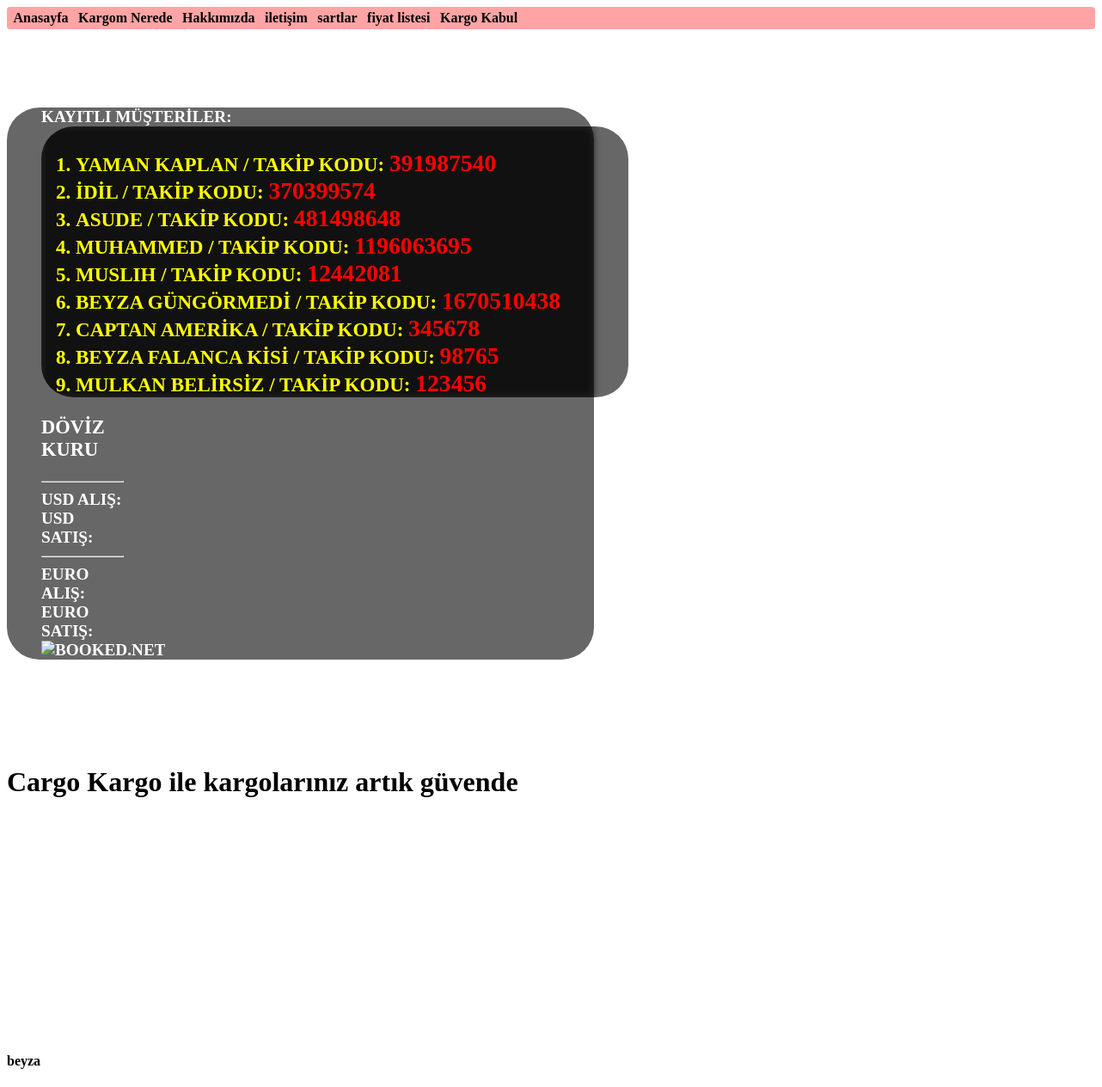
The page / on the database its author committed.
### tables this page shows
CREATE TABLE `musteri` (
  `id` int(11) NOT NULL,
  `adsoyad` varchar(150) NOT NULL,
  `telno` char(11) NOT NULL,
  `adres` text NOT NULL,
  `takipkodu` varchar(20) NOT NULL,
  `durum` int(11) NOT NULL,
  `tarih` datetime NOT NULL DEFAULT CURRENT_TIMESTAMP
);

### anasayfa.php (the view, shortened to what this page needs)
<?php
require 'db.php';
?>
<div>
	<?php
	$sorgu = $db ->prepare("SELECT adsoyad, takipkodu FROM musteri ORDER BY id DESC");
	$sorgu->execute(array());
	$yazdir =$sorgu ->fetchAll(PDO::FETCH_ASSOC);
	if ($yazdir) {
echo "<ul>Kayıtlı Müşteriler:<ul><br>";
 foreach ($yazdir as $key) {
 	extract($key);
echo "<li> $adsoyad / Takip kodu: <font color='white'>$takipkodu</font></li>";
 }
 echo "</ul>";
}  else {
 	echo "müşteri yok.";
 }
	?>
					<div id="dvz" style="width:15%">
                <h3>Döviz Kuru</h3>
                <hr>
                <b>USD Alış: </b> <?php echo $usdAlis; ?> <br>
                <b>USD Satış: </b> <?php echo $usdSatis; ?>
                <hr>
                <b>EURO Alış: </b> <?php echo $eurAlis; ?> <br>
                <b>EURO Satış: </b> <?php echo $eurAlis; ?>
                </div>
                <div id="dvz1">
                    <img src="https://w.bookcdn.com/weather/picture/3_37312_1_21_137AE9_160_ffffff_333333_08488D_1_ffffff_333333_0_6.png?scode=&domid=765&anc_id=78855"
                    alt="booked.net"/>
                </div>
	        	</div>

### index.php (shortened to what this page needs)
<?php
 require 'db.php';
 ?>
<?php
switch ($_GET['getir']) {
	case 'anasayfa':
	require_once 'html/header.php';
	require_once 'anasayfa.php';
	require_once 'html/footer.php';
	break;
}
?>

### html/header.php (shortened to what this page needs)
<!DOCTYPE html>
<html lang="tr">
<head>
	<link rel="stylesheet" href="html/header.css">
</head>
<body>
<div class="navbar">
<a href="index.php?getir=anasayfa">Anasayfa</a>
<a href="index.php?getir=kargo-takip">Kargom Nerede</a>
<a href="index.php?getir=hakkımızda">Hakkımızda</a>
<a href="index.php?getir=iletişim">iletişim</a>
<a href="index.php?getir=sartlar">sartlar</a>
<a href="index.php?getir=fiyatlistesi">fiyat listesi</a>
<a href="login.html">Kargo Kabul</a>
</div>
</body>
</html>

### html/footer.php
<html>
<body>
<p>Cargo Kargo ile kargolarınız  artık güvende </p>
<h4>beyza</h4>
</body>
</html>

### html/header.css (style rules this page uses)
body { position: relative; background-image: url("../html/back.jpg"); background-repeat: no-repeat; background-size: cover; }
a { position: relative; width: 5cm; height: 3cm; border-style: none; border-radius: 0.1cm; border-width: 0.01cm; border-color: black; font-weight: bold; color: rgb(0, 0, 0); background-color:transparent; text-decoration: none; transition: 0.3s ease-in-out; padding: 0.1cm; }
.navbar { position: relative; backdrop-filter: blur(3px); border-style: none; padding: 0.1cm; border-width: 0.01cm; border-radius: 0.1cm; background-color: rgba(255, 0, 0, 0.356); backdrop-filter: blur(5px); }
p { position: relative; width: 100vmax; height: 8cm; font-size: xx-large; font-weight: bolder; background-color: transparent; backdrop-filter: blur(1px); left: 0cm; color: rgb(0, 0, 0); }
ul { position: relative; color: rgb(255, 255, 255); font-size: larger; font-weight: bold; text-transform: uppercase; background-color: rgba(0, 0, 0, 0.596); backdrop-filter: blur(4px); width: 17cm; border-style: none; border-radius: 1cm; }
li { list-style:decimal; color: yellow; }
font { position: relative; color: rgb(255, 0, 0); text-transform: capitalize; font-weight: bolder; font-size: larger; }

### rows shown on the page
musteri: adsoyad "YAMAN KAPLAN", takipkodu "391987540"
musteri: adsoyad "IDIL", takipkodu "370399574"
musteri: adsoyad "ASUDE", takipkodu "481498648"
musteri: adsoyad "MUHAMMED", takipkodu "1196063695"
musteri: adsoyad "MUSLIH", takipkodu "12442081"
musteri: adsoyad "BEYZA GÜNGÖRMEDI", takipkodu "1670510438"
musteri: adsoyad "CAPTAN AMERIKA", takipkodu "345678"
musteri: adsoyad "BEYZA FALANCA KISI", takipkodu "98765"
musteri: adsoyad "MULKAN BELIRSIZ", takipkodu "123456"
